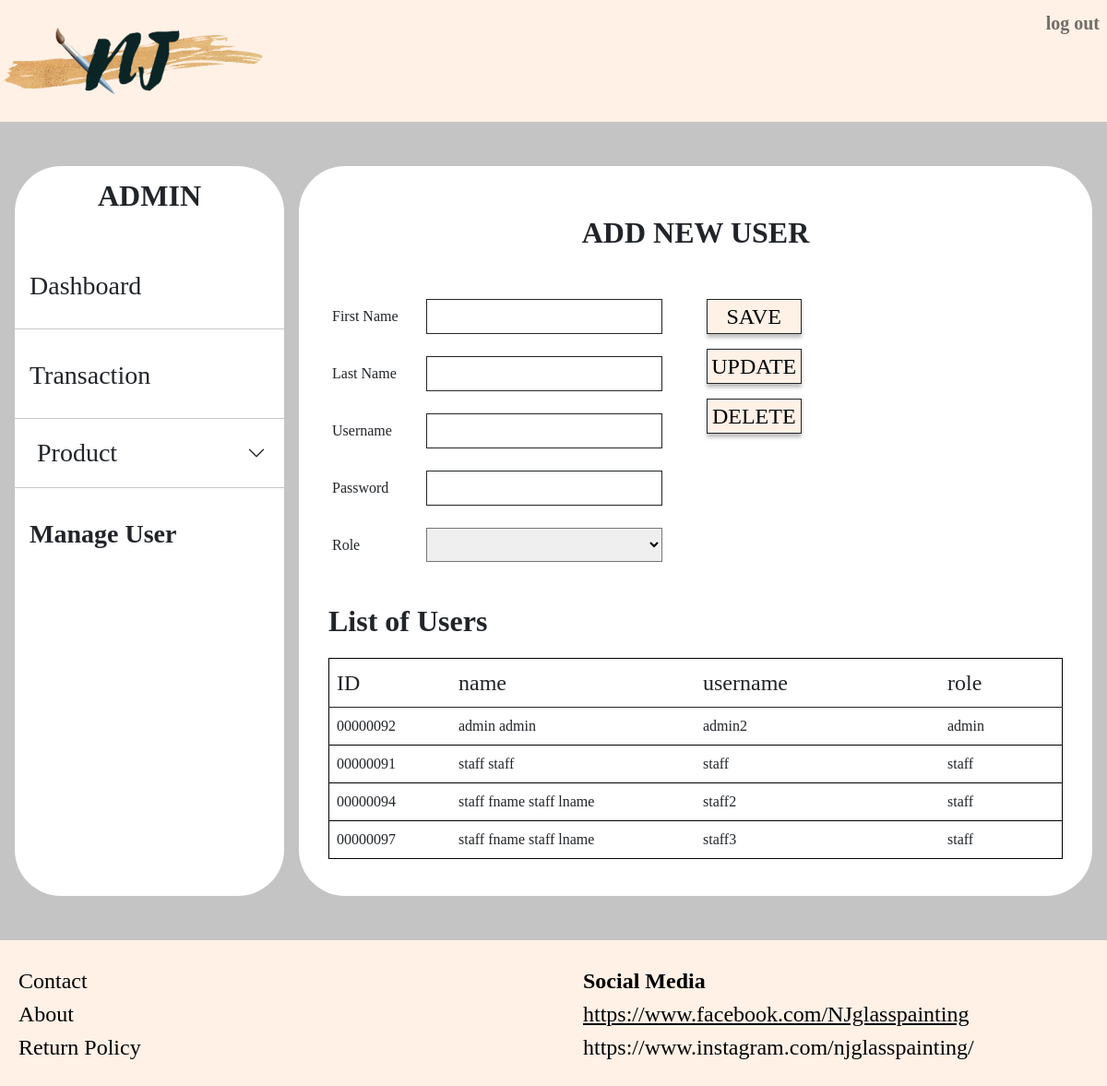
The app's page /users/admin/manage_user.php (signed in) with its own data.
### tables this page shows
CREATE TABLE `user` (
  `id` mediumint(8) UNSIGNED ZEROFILL NOT NULL,
  `username` varchar(50) NOT NULL,
  `password` varchar(255) NOT NULL,
  `first_name` varchar(50) NOT NULL,
  `last_name` varchar(50) NOT NULL,
  `email` varchar(50) DEFAULT NULL,
  `phone_number` varchar(50) NOT NULL,
  `role` varchar(50) NOT NULL,
  `verify_key` varchar(255) NOT NULL,
  `verify_status` tinyint(1) NOT NULL DEFAULT 0,
  `verified_at` timestamp NULL DEFAULT NULL ON UPDATE current_timestamp(),
  `created_at` timestamp NOT NULL DEFAULT current_timestamp(),
  `modified_at` timestamp NOT NULL DEFAULT current_timestamp() ON UPDATE current_timestamp()
);

### users/admin/process/manage_user_process.php (called while the page is built, shortened)
<?php
    $var=array(
        "fname" => "",
        "lname" => "",
        "username" => "",
        "password" => "",
        "role" => ""
    );
?>

### users/admin/manage_user.php (the view, shortened to what this page needs)
<?php
    include('../../include/header.php');
    include('../../include/navbar.php');
    include('process/manage_user_process.php');
?>
<div class="container-fluid admin p-0">
    <?php if(isset($_SESSION['add_user']) and $_SESSION['add_user'] != ""){ ?>
        <div class="alert alert-danger" role="alert">
            <?php
                echo $_SESSION['add_user'];
                unset($_SESSION['add_user']);
            ?>
        </div>
    <?php }
        else{
            echo "<br>";
            echo "<br>";
        } ?>
    <div class="row gx-3 pb-5 px-4" style="min-height: 800px;">
        <div class="col-3 sidebar p-0 me-3">
            <p class="text-center fw-bold fs-2 mt-2">ADMIN</p>
            <br>
            <div class="ms-1 d-flex align-items-center">
                <a class="text-reset text-decoration-none fs-3 ms-2 mb-1 w-100" href="dashboard.php">
                    <span class="iconify fs-1 mb-1 me-1" data-icon="iwwa:dashboard"></span>Dashboard
                </a>
            </div>
            <hr>
            <div class="ms-1 d-flex align-items-center">
                <a class="text-reset text-decoration-none fs-3 ms-2 mb-1 w-100" href="admin-transaction/pending.php">
                    <span class="iconify fs-1 mb-1 me-1" data-icon="icon-park-outline:transaction-order"></span>Transaction
                </a>
            </div>
            <hr>
            <div class="ms-2">
                <div class="accordion" id="product-collapse">
                    <div class="accordion-item">
                        <h2 class="accordion-header" id="headingOne">
                            <button class="accordion-button fs-3 ps-2 py-1 collapsed shadow-none" type="button" data-bs-toggle="collapse" data-bs-target="#product" aria-expanded="false" aria-controls="product">
                                <span class="iconify fs-2 me-2" data-icon="bytesize:cart"></span>Product
                            </button>
                        </h2>
                    </div>
                </div>
            </div>
            <hr>
            <div class="ms-1 d-flex align-items-center">
                <a class="text-reset text-decoration-none fw-bold fs-3 ms-2 mb-1 w-100" href="manage_user.php">
                    <span class="iconify fs-1 mb-2 me-1" data-icon="ant-design:user-add-outlined"></span>Manage User
                </a>
            </div>
        </div>
        <div class="col right">
            <p class="text-center fs-2 fw-bold mb-5 mt-5 mx-4">ADD NEW USER</p>
            <form action="" method="POST">
                <div class="row">
                    <div class="col-6">
                        <div class="row ms-3 mb-3">
                            <div class="col-sm-3">
                                <label for="name" class="col-form-label">First Name</label>
                            </div>
                            <div class="col-sm-9 d-flex align-items-center">
                                <div class="row w-100">
                                    <div class="col">
                                        <input type="text" class="form-control border-dark shadow-none rounded-0"
                                                name="fname" value="<?php echo $var['fname']; ?>">
                                    </div>
                                </div>
                            </div>
                        </div>
                        <div class="row ms-3 mb-3">
                            <div class="col-sm-3">
                                <label for="name" class="col-form-label">Last Name</label>
                            </div>
                            <div class="col-sm-9 d-flex align-items-center">
                                <div class="row w-100">
                                    <div class="col">
                                        <input type="text" class="form-control border-dark shadow-none rounded-0"
                                                name="lname" value="<?php echo $var['lname']; ?>">
                                    </div>
                                </div>
                            </div>
                        </div>
                        <div class="row ms-3 mb-3">
                            <div class="col-sm-3">
                                <label for="username" class="col-form-label">Username</label>
                            </div>
                            <div class="col-sm-9 d-flex align-items-center">
                                <div class="row w-100">
                                    <div class="col">
                                        <input type="text" class="form-control border-dark shadow-none rounded-0"
                                                name="username" value="<?php echo $var['username']; ?>">
                                    </div>
                                </div>
                            </div>
                        </div>
                        <div class="row ms-3 mb-3">
                            <div class="col-sm-3">
                                <label for="name" class="col-form-label">Password</label>
                            </div>
                            <div class="col-sm-9 d-flex align-items-center">
                                <div class="row w-100">
                                    <div class="col">
                                        <input type="text" class="form-control border-dark shadow-none rounded-0"
                                            name="password" value="<?php echo $var['password']; ?>">
                                    </div>
                                </div>
                            </div>
                        </div>
                        <div class="row ms-3 mb-3">
                            <div class="col-sm-3">
                                <label for="role" class="col-sm-3 col-form-label">Role</label>
                            </div>
                            <div class="col-sm-9 d-flex align-items-center">
                                <div class="row w-100">
                                    <div class="col">
                                        <select name="role" class="w-100 py-2 rounded-0">
                                            <option value="" selected disabled hidden></option>
                                            <option <?php if(isset($_POST['role']) and $_POST['role'] == "admin") echo "selected"; ?>>admin</option>
                                        </select>
                                    </div>
                                </div>
                            </div>
                        </div>
                    </div>
                    <div class="col-6">
                        <div class="d-grid col-3">
                            <button type="submit" name="save"  class="fs-4 mb-3 border border-dark btn-pink btn-shadow">SAVE</button>
                            <button type="submit" name="update"  class="fs-4 mb-3 border border-dark btn-pink btn-shadow">UPDATE</button>
                            <button type="submit" name="delete"  class="fs-4 mb-3 border border-dark btn-pink btn-shadow">DELETE</button>
                        </div>
                    </div>
                </div>
            </form>
            <p class="fs-2 fw-bold my-3 mx-4">List of Users</p>
            <div class="table-responsive mx-4 mb-4">
                <table class="table">
                    <thead>
                        <tr>
                            <th scope="col" class="fs-4 fw-normal col-2">ID</th>
                            <th scope="col" class="fs-4 fw-normal">name</th>
                            <th scope="col" class="fs-4 fw-normal">username</th>
                            <th scope="col" class="fs-4 fw-normal col-2">role</th>
                        </tr>
                    </thead>
                    <tbody>
                        <?php
                            $database = new Connection();
                            $db = $database->open();
                            $sql = $db->prepare("SELECT id, CONCAT(first_name,' ',last_name) AS name, username, role FROM user WHERE (role='admin' OR role='staff') AND id!=:id ORDER BY role");
                            $sql->bindParam(':id', $_SESSION['admin_id']);
                            $sql->execute();
                            $data=$sql->fetchAll();
                            foreach($data as $row) {
                        ?>
                        <tr>
                            <td><?php echo $row['id']; ?></td>
                            <td><?php echo $row['name']; ?></td>
                            <td><?php echo $row['username']; ?></td>
                            <td><?php echo $row['role']; ?></td>
                        </tr>
                        <?php
                            }
                        ?>
                    </tbody>
                </table>
            </div>
        </div>
    </div>
</div>
<?php include('../../include/footer.php'); ?>

### assets/css/styles.css (style rules this page uses)
* { margin: 0; padding: 0; box-sizing: border-box; font-family: Calibri; }
body { overflow-x: hidden; }
.btn-pink { background-color: #FFF1E6 !important; color: #000 !important; font-weight: 400; font-style: normal; }
.btn-shadow { box-shadow: 0px 4px 4px rgba(0, 0, 0, 0.25); }
.accordion-button:after { float: right; color: #000 !important; }
.accordion-item { border: 1px solid #000; }
a { cursor: pointer; }
.shipping-info .form-control, .admin .form-control { border: 1px solid #000; box-shadow: none; }
.admin { background-color: #C4C4C4; }
.sidebar, .admin .right { background: #fff; border-radius: 50px; }
.admin .accordion-item { border: none; width: 100%; }
.admin table tr { border: 1px solid #000; }
.table { table-layout: fixed; }

### records on screen
user: id "00000092", name "admin admin", username "admin2", role "admin"
user: id "00000091", name "staff staff", username "staff", role "staff"
user: id "00000094", name "staff fname staff lname", username "staff2", role "staff"
user: id "00000097", name "staff fname staff lname", username "staff3", role "staff"
